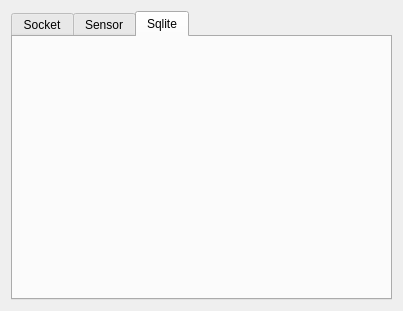
<?xml version="1.0" encoding="UTF-8"?>
<ui version="4.0">
 <class>MainWidget</class>
 <widget class="QWidget" name="MainWidget">
  <property name="geometry">
   <rect>
    <x>0</x>
    <y>0</y>
    <width>403</width>
    <height>311</height>
   </rect>
  </property>
  <property name="windowTitle">
   <string>MainWidget</string>
  </property>
  <layout class="QVBoxLayout" name="verticalLayout">
   <item>
    <widget class="QTabWidget" name="pTabWidget">
     <property name="currentIndex">
      <number>2</number>
     </property>
     <widget class="QWidget" name="pTab2">
      <attribute name="title">
       <string>Socket</string>
      </attribute>
     </widget>
     <widget class="QWidget" name="pTab4">
      <attribute name="title">
       <string>Sensor</string>
      </attribute>
     </widget>
     <widget class="QWidget" name="pTab5">
      <attribute name="title">
       <string>Sqlite</string>
      </attribute>
     </widget>
    </widget>
   </item>
  </layout>
 </widget>
 <resources/>
 <connections/>
</ui>
